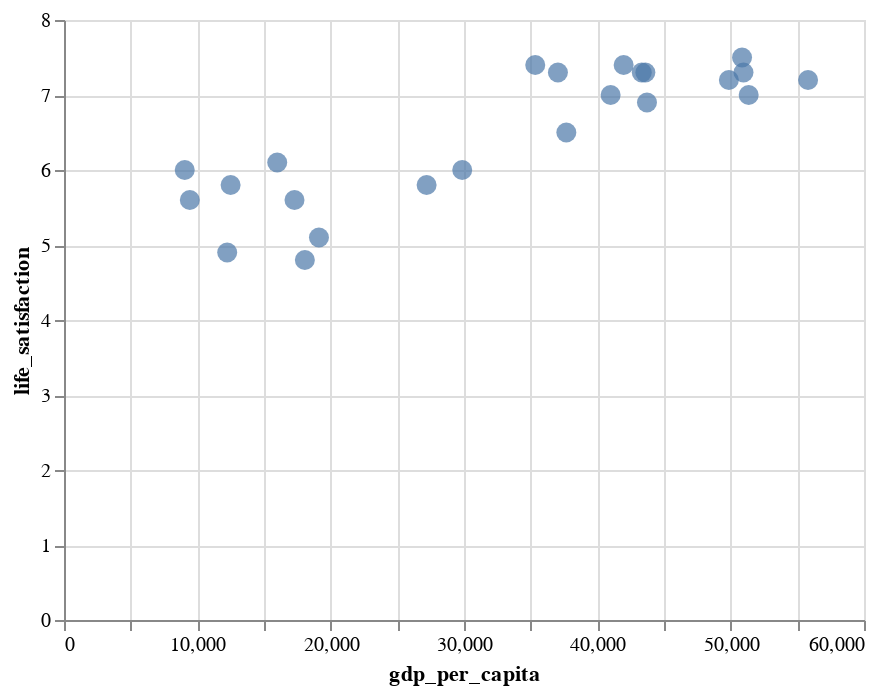

Here is the notebook cell this chart was saved with:
### Markdown cell above
### Data exploration

### Code cell
# Visualize the training data
alt.Chart(df_train).mark_circle(size=100).encode(
    x='gdp_per_capita:Q',
    y='life_satisfaction:Q',
    tooltip=['gdp_per_capita', 'life_satisfaction']
).interactive()

### Figure 1 — Vega-Lite specification as saved in the notebook (floating-point values rounded to 4 significant figures)
{"config": {"view": {"continuousWidth": 400, "continuousHeight": 300}}, "data": {"name": "data-65f9d6c73067c4687fa77f60057a27e7"}, "mark": {"type": "circle", "size": 100}, "encoding": {"tooltip": [{"field": "gdp_per_capita", "type": "quantitative"}, {"field": "life_satisfaction", "type": "quantitative"}], "x": {"field": "gdp_per_capita", "type": "quantitative"}, "y": {"field": "life_satisfaction", "type": "quantitative"}}, "selection": {"selector005": {"type": "interval", "bind": "scales", "encodings": ["x", "y"]}}, "$schema": "https://vega.github.io/schema/vega-lite/v4.17.0.json", "datasets": {"data-65f9d6c73067c4687fa77f60057a27e7": [{"gdp_per_capita": 43720.0, "life_satisfaction": 6.9}, {"gdp_per_capita": 9055.0, "life_satisfaction": 6.0}, {"gdp_per_capita": 51350.0, "life_satisfaction": 7.0}, {"gdp_per_capita": 35340.0, "life_satisfaction": 7.4}, {"gdp_per_capita": 37680.0, "life_satisfaction": 6.5}, {"gdp_per_capita": 29870.0, "life_satisfaction": 6.0}, {"gdp_per_capita": 41000.0, "life_satisfaction": 7.0}, {"gdp_per_capita": 9437.0, "life_satisfaction": 5.6}, {"gdp_per_capita": 15990.0, "life_satisfaction": 6.1}, {"gdp_per_capita": 17290.0, "life_satisfaction": 5.6}, {"gdp_per_capita": 12240.0, "life_satisfaction": 4.9}, {"gdp_per_capita": 50850.0, "life_satisfaction": 7.5}, {"gdp_per_capita": 12500.0, "life_satisfaction": 5.8}, {"gdp_per_capita": 49870.0, "life_satisfaction": 7.2}, {"gdp_per_capita": 50960.0, "life_satisfaction": 7.3}, {"gdp_per_capita": 41970.0, "life_satisfaction": 7.4}, {"gdp_per_capita": 55810.0, "life_satisfaction": 7.2}, {"gdp_per_capita": 43600.0, "life_satisfaction": 7.3}, {"gdp_per_capita": 19120.0, "life_satisfaction": 5.1}, {"gdp_per_capita": 27200.0, "life_satisfaction": 5.8}, {"gdp_per_capita": 37040.0, "life_satisfaction": 7.3}, {"gdp_per_capita": 43330.0, "life_satisfaction": 7.3}, {"gdp_per_capita": 18060.0, "life_satisfaction": 4.8}]}}
